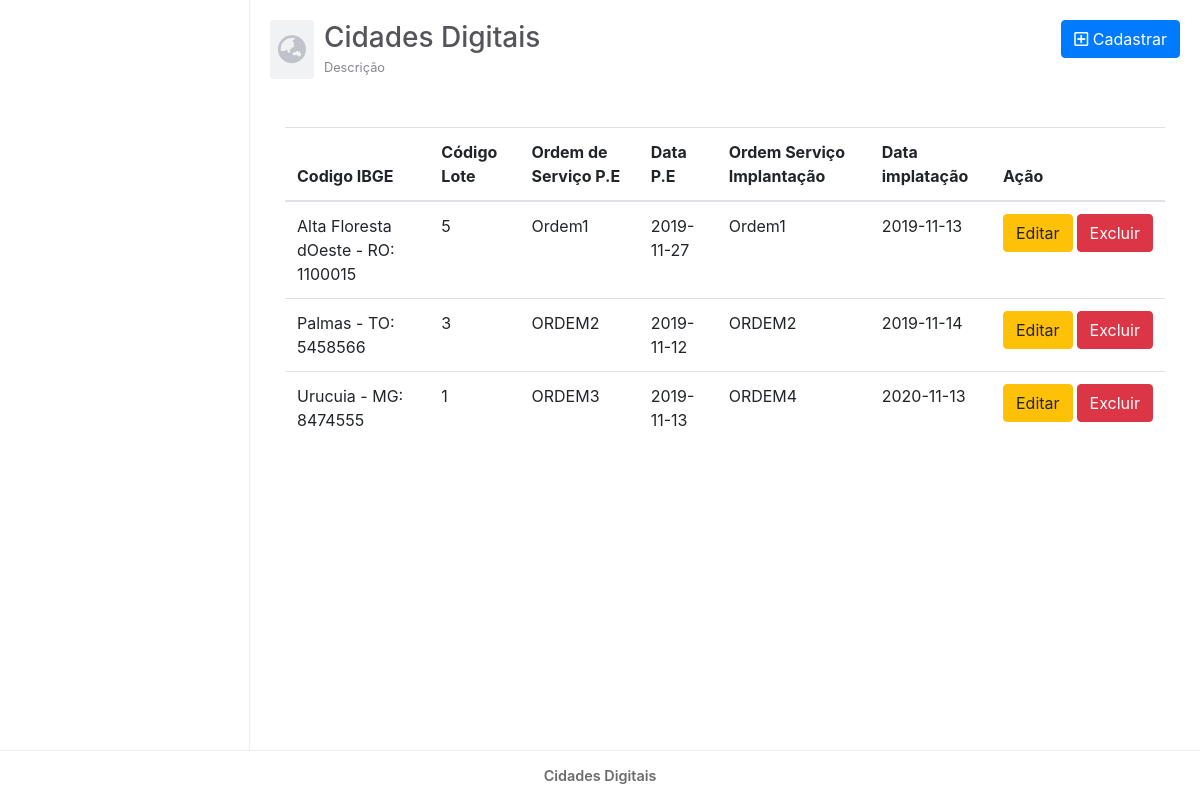
Page /View/Cd.php on the committed database.
### tables this page shows
CREATE TABLE IF NOT EXISTS `cd` (
  `cod_ibge` int(7) NOT NULL,
  `cod_lote` int(11) NOT NULL,
  `os_pe` varchar(10) DEFAULT NULL,
  `data_pe` date DEFAULT NULL,
  `os_imp` varchar(10) DEFAULT NULL,
  `data_imp` date DEFAULT NULL,
  PRIMARY KEY (`cod_ibge`),
  KEY `fk_cd_lote1_idx` (`cod_lote`)
);

### Model/DAO/ClassCdDAO.PHP (called while the page is built, shortened)
<?php
class ClassCdDAO {
    public function listarCd(){
        try {
            $pdo = Conexao::getInstance();
            $sql = "SELECT CONCAT(municipio.nome_municipio,  ' - ' , municipio.uf,': ',cd.cod_ibge) AS cod_ibge,cd.cod_lote,cd.os_pe,cd.data_pe,cd.os_imp,cd.data_imp
            FROM cd
            INNER JOIN municipio ON cd.cod_ibge = municipio.cod_ibge
            ORDER BY cod_ibge ASC";
            $stmt = $pdo->prepare($sql);
            $stmt->execute();
            return $stmt->fetchAll();
        } catch (PDOException $ex) {
            return $ex->getMessage();
        }
    }
}

### Controller/ControleListarCd.php (called while the page is built)
<?php
require_once '../Model/DAO/ClassCdDAO.php';
$listar = new ClassCdDAO();
$dados = $listar->listarCd();
if($dados) {
    $array_dados = $dados;
} else {
    $array_dados = [];
}

### view/Cd.php (the view, shortened to what this page needs)
<?php
    include_once("_cabecalho.php");
    require_once("../Controller/ControleListarCd.php");
    ?>
    <main id="main">
        <div class="row mb-5">
          <div id="mainHeader" class="col-md-6 d-flex align-items-center">
            <span id="mainHeaderIcon">
                <i class="fas fa-globe-asia"></i>
            </span>
            <span>
            <h3 class="mb-0">Cidades Digitais</h3>
            <small>Descrição</small>
            </span>
            </div>
            <div class="col-md-6 text-right">
                <button type="button" class="btn btn-primary" data-toggle="modal" data-target=".cadastrar-Cd-modal-lg">
                <i class="far fa-plus-square"></i>
                Cadastrar
                </button>
            </div>
        </div>
        <div class="container">
          <div class="row">
            <div class="col-12">
              <div class="table-responsive">
                <table class="table">
                  <thead>
                    <tr>
                      <th scope="col">Codigo IBGE</th>
                      <th scope="col">Código Lote</th>
                      <th scope="col">Ordem de Serviço P.E </th>
                      <th scope="col">Data P.E</th>
                      <th scope="col">Ordem Serviço Implantação</th>
                      <th scope="col">Data implatação</th>
                      <th scope="col">Ação</th>
                    </tr>
                  </thead>
                  <tbody>
                  <?php
                    foreach($array_dados as $key => $value) {
                        ?>
                        <tr>
                          <td><?php echo $value['cod_ibge'] ?></td>
                          <td><?php echo $value['cod_lote'] ?></td>
                          <td><?php echo $value['os_pe'] ?></td>
                          <td><?php echo $value['data_pe'] ?></td>
                          <td><?php echo $value['os_imp'] ?></td>
                          <td><?php echo $value['data_imp'] ?></td>
                          <td>
                            <span class="d-flex">
                              <a href="<?php echo URL ?>View/CdEditar.php?cod_ibge=<?php echo $value['cod_ibge'] ?>&cod_lote=<?php echo $value['cod_lote'] ?>"
                                class="btn btn-warning mr-1">
                                Editar
                              </a>
                              <button onclick="apagarDados('<?php echo URL ?>Controller/ControleApagarCd.php?cod_ibge=<?php echo $value['cod_ibge'] ?>')" class="btn btn-danger">Excluir</button>
                            </span>
                          </td>
                        </tr>
                        <?php
                    }
                  ?>
                  </tbody>
                </table>
              </div>
            </div>
          </div>
        </div>
    </main>
  <?php
    include_once('_rodape.php');
?>

### view/css/estilos.css (style rules this page uses)
* { margin: 0; padding: 0; box-sizing: border-box; }
html, body, body>div, #container { height: 100%; }
main#main { grid-area: main; padding: 20px; }
main#main #mainHeader #mainHeaderIcon { font-size: 1.8rem; padding: 8px; border-radius: 4px; background: #f1f2f4; color: #c0c3cc; margin-right: 10px; }
main#main #mainHeader span h3 { color: #54555a; }
main#main #mainHeader span small { color: #86878b; }

### rows in the picture
cd: cod_ibge "Alta Floresta dOeste - RO: 1100015", cod_lote "5", os_pe "Ordem1", data_pe "2019-11-27", os_imp "Ordem1", data_imp "2019-11-13"
cd: cod_ibge "Palmas - TO: 5458566", cod_lote "3", os_pe "ORDEM2", data_pe "2019-11-12", os_imp "ORDEM2", data_imp "2019-11-14"
cd: cod_ibge "Urucuia - MG: 8474555", cod_lote "1", os_pe "ORDEM3", data_pe "2019-11-13", os_imp "ORDEM4", data_imp "2020-11-13"
